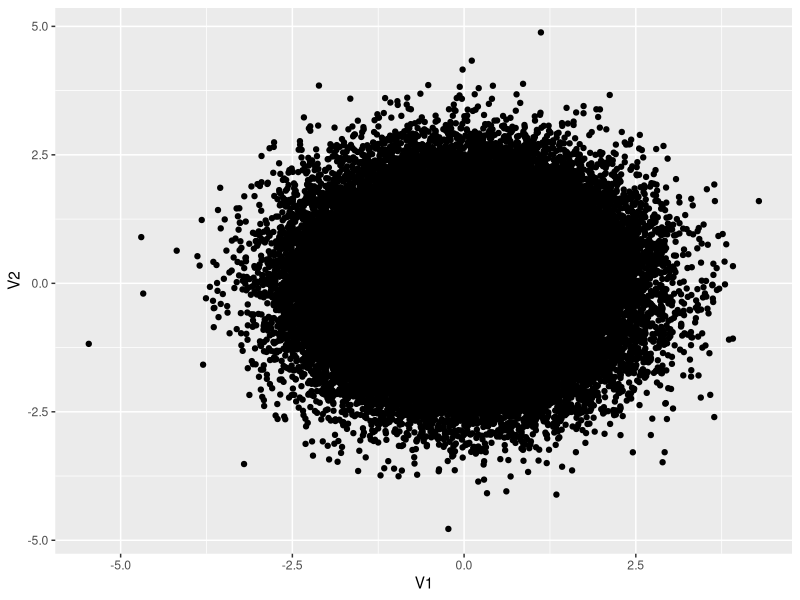

Generate this figure with R:
## ---- chunk 1
library(MASS)
set.seed(12345)
N <- 100000
X <- mvrnorm(N, mu = c(0,0), 
            Sigma = matrix(c(1,0,0,1),ncol = 2),
            empirical = TRUE)
head(X)
## ---- chunk 2
#| fig.height: 5
#| fig.width: 5
#| dev: "ragg_png"
library(tidyverse)
X  %>% 
as.data.frame() %>% 
ggplot(aes(x=V1,y=V2))+geom_point()
